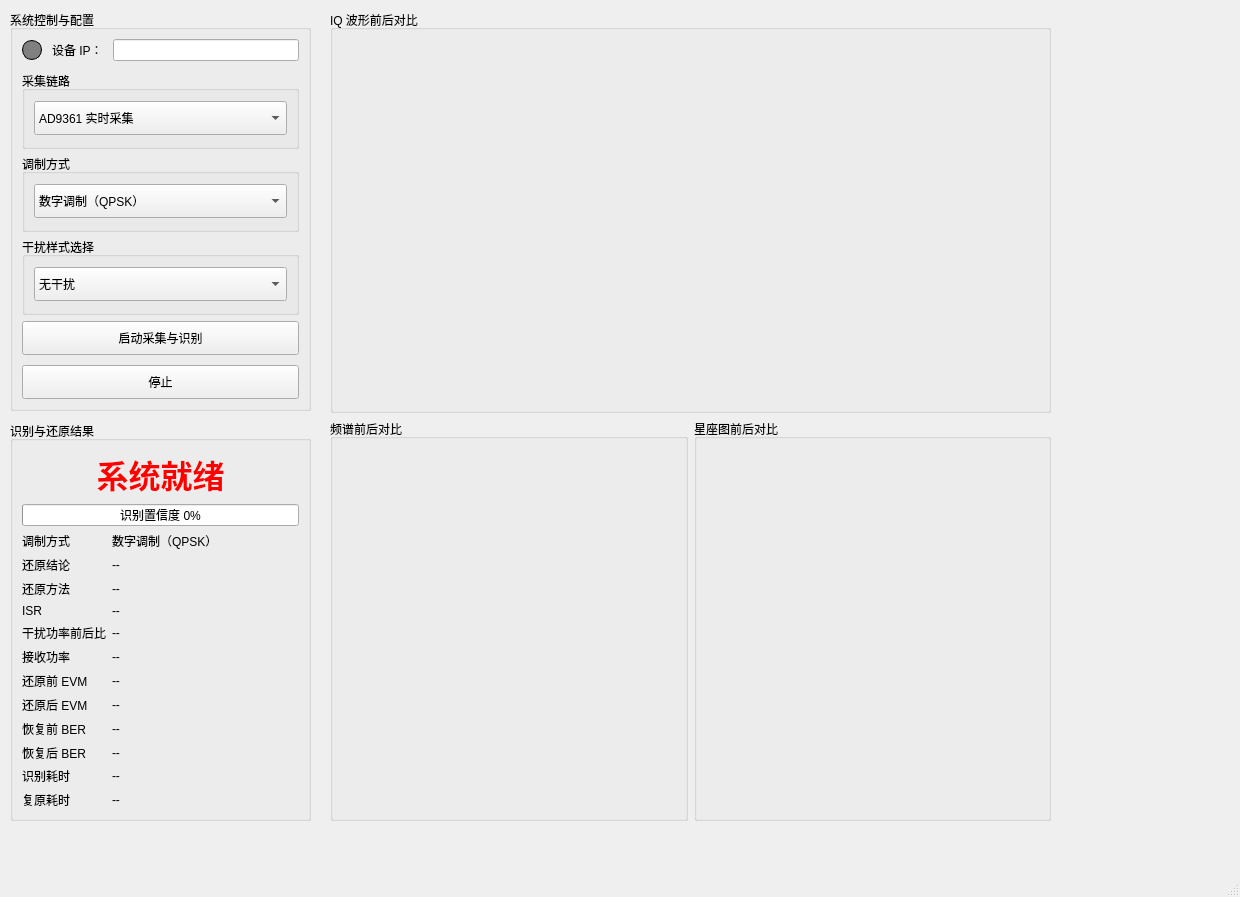
<?xml version="1.0" encoding="UTF-8"?>
<ui version="4.0">
 <class>MainWindow</class>
 <widget class="QMainWindow" name="MainWindow">
  <property name="geometry">
   <rect>
    <x>0</x>
    <y>0</y>
    <width>1240</width>
    <height>897</height>
   </rect>
  </property>
  <property name="windowTitle">
   <string>RK3588无线电干扰识别与还原系统</string>
  </property>
  <widget class="QWidget" name="centralwidget">
   <widget class="QWidget" name="layoutWidget">
    <property name="geometry">
     <rect>
      <x>10</x>
      <y>10</y>
      <width>301</width>
      <height>811</height>
     </rect>
    </property>
    <layout class="QVBoxLayout" name="verticalLayout_6">
     <property name="spacing">
      <number>10</number>
     </property>
     <item>
      <widget class="QGroupBox" name="groupBox">
       <property name="title">
        <string>系统控制与配置</string>
       </property>
       <layout class="QVBoxLayout" name="verticalLayout_4">
        <property name="spacing">
         <number>10</number>
        </property>
        <item>
         <layout class="QHBoxLayout" name="horizontalLayout_2">
          <item>
           <widget class="QLabel" name="label_status_light">
            <property name="minimumSize">
             <size>
              <width>20</width>
              <height>20</height>
             </size>
            </property>
            <property name="maximumSize">
             <size>
              <width>20</width>
              <height>20</height>
             </size>
            </property>
            <property name="styleSheet">
             <string notr="true">background-color: gray;
border-radius: 10px;
border: 1px solid black;</string>
            </property>
            <property name="text">
             <string/>
            </property>
           </widget>
          </item>
          <item>
           <widget class="QLabel" name="label_ip">
            <property name="text">
             <string>设备 IP：</string>
            </property>
           </widget>
          </item>
          <item>
           <widget class="QLineEdit" name="lineEdit_ip"/>
          </item>
         </layout>
        </item>
        <item>
         <widget class="QGroupBox" name="groupBox_6">
          <property name="minimumSize">
           <size>
            <width>0</width>
            <height>78</height>
           </size>
          </property>
          <property name="title">
           <string>采集链路</string>
          </property>
          <layout class="QVBoxLayout" name="verticalLayout_5">
           <property name="spacing">
            <number>6</number>
           </property>
           <item>
            <widget class="QComboBox" name="comboBox_2">
             <property name="minimumSize">
              <size>
               <width>0</width>
               <height>34</height>
              </size>
             </property>
             <item>
              <property name="text">
               <string>AD9361 实时采集</string>
              </property>
             </item>
             <item>
              <property name="text">
               <string>预留</string>
              </property>
             </item>
            </widget>
           </item>
          </layout>
         </widget>
        </item>
        <item>
         <widget class="QGroupBox" name="groupBox_modulation">
          <property name="minimumSize">
           <size>
            <width>0</width>
            <height>78</height>
           </size>
          </property>
          <property name="title">
           <string>调制方式</string>
          </property>
          <layout class="QVBoxLayout" name="verticalLayout_modulation">
           <property name="spacing">
            <number>6</number>
           </property>
           <item>
            <widget class="QComboBox" name="comboBox_modulation">
             <property name="minimumSize">
              <size>
               <width>0</width>
               <height>34</height>
              </size>
             </property>
             <item>
              <property name="text">
               <string>数字调制（QPSK）</string>
              </property>
             </item>
             <item>
              <property name="text">
               <string>模拟调制（FM）</string>
              </property>
             </item>
            </widget>
           </item>
          </layout>
         </widget>
        </item>
        <item>
         <widget class="QGroupBox" name="groupBox_2">
          <property name="minimumSize">
           <size>
            <width>0</width>
            <height>78</height>
           </size>
          </property>
          <property name="title">
           <string>干扰样式选择</string>
          </property>
          <layout class="QVBoxLayout" name="verticalLayout_3">
           <property name="spacing">
            <number>6</number>
           </property>
           <item>
            <widget class="QComboBox" name="comboBox">
             <property name="minimumSize">
              <size>
               <width>0</width>
               <height>34</height>
              </size>
             </property>
             <item>
              <property name="text">
               <string>无干扰</string>
              </property>
             </item>
             <item>
              <property name="text">
               <string>单频</string>
              </property>
             </item>
             <item>
              <property name="text">
               <string>窄带</string>
              </property>
             </item>
             <item>
              <property name="text">
               <string>宽带</string>
              </property>
             </item>
             <item>
              <property name="text">
               <string>梳状谱</string>
              </property>
             </item>
             <item>
              <property name="text">
               <string>白噪声</string>
              </property>
             </item>
             <item>
              <property name="text">
               <string>噪声调频</string>
              </property>
             </item>
            </widget>
           </item>
          </layout>
         </widget>
        </item>
        <item>
         <widget class="QPushButton" name="btnStart">
          <property name="minimumSize">
           <size>
            <width>0</width>
            <height>34</height>
           </size>
          </property>
          <property name="text">
           <string>启动采集与识别</string>
          </property>
         </widget>
        </item>
        <item>
         <widget class="QPushButton" name="btnStop">
          <property name="minimumSize">
           <size>
            <width>0</width>
            <height>34</height>
           </size>
          </property>
          <property name="text">
           <string>停止</string>
          </property>
         </widget>
        </item>
       </layout>
      </widget>
     </item>
     <item>
      <widget class="QGroupBox" name="groupBox_7">
       <property name="title">
        <string>识别与还原结果</string>
       </property>
       <layout class="QVBoxLayout" name="verticalLayout">
        <item>
         <widget class="QLabel" name="label_result">
          <property name="enabled">
           <bool>true</bool>
          </property>
          <property name="styleSheet">
           <string notr="true">font-size: 24pt;
font-weight: bold;
color: red;</string>
          </property>
          <property name="text">
           <string>系统就绪</string>
          </property>
          <property name="alignment">
           <set>Qt::AlignmentFlag::AlignCenter</set>
          </property>
         </widget>
        </item>
        <item>
         <widget class="QProgressBar" name="progressBar_conf">
          <property name="value">
           <number>0</number>
          </property>
          <property name="format">
           <string>识别置信度 %p%</string>
          </property>
         </widget>
        </item>
        <item>
         <layout class="QFormLayout" name="formLayout_metrics">
          <item row="0" column="0">
           <widget class="QLabel" name="label_modulation_title">
            <property name="text">
             <string>调制方式</string>
            </property>
           </widget>
          </item>
          <item row="0" column="1">
           <widget class="QLabel" name="label_modulation_value">
            <property name="text">
             <string>数字调制（QPSK）</string>
            </property>
           </widget>
          </item>
          <item row="1" column="0">
           <widget class="QLabel" name="label_restore_status_title">
            <property name="text">
             <string>还原结论</string>
            </property>
           </widget>
          </item>
          <item row="1" column="1">
           <widget class="QLabel" name="label_restore_status">
            <property name="text">
             <string>--</string>
            </property>
           </widget>
          </item>
          <item row="2" column="0">
           <widget class="QLabel" name="label_restore_method_title">
            <property name="text">
             <string>还原方法</string>
            </property>
           </widget>
          </item>
          <item row="2" column="1">
           <widget class="QLabel" name="label_restore_method">
            <property name="text">
             <string>--</string>
            </property>
           </widget>
          </item>
          <item row="3" column="0">
           <widget class="QLabel" name="label_metric_isr_title">
            <property name="text">
             <string>ISR</string>
            </property>
           </widget>
          </item>
          <item row="3" column="1">
           <widget class="QLabel" name="label_metric_isr">
            <property name="text">
             <string>--</string>
            </property>
           </widget>
          </item>
          <item row="4" column="0">
           <widget class="QLabel" name="label_metric_power_ratio_title">
            <property name="text">
             <string>干扰功率前后比</string>
            </property>
           </widget>
          </item>
          <item row="4" column="1">
           <widget class="QLabel" name="label_metric_power_ratio">
            <property name="text">
             <string>--</string>
            </property>
           </widget>
          </item>
          <item row="5" column="0">
           <widget class="QLabel" name="label_metric_power_dbm_title">
            <property name="text">
             <string>接收功率</string>
            </property>
           </widget>
          </item>
          <item row="5" column="1">
           <widget class="QLabel" name="label_metric_power_dbm">
            <property name="text">
             <string>--</string>
            </property>
           </widget>
          </item>
          <item row="6" column="0">
           <widget class="QLabel" name="label_metric_evm_before_title">
            <property name="text">
             <string>还原前 EVM</string>
            </property>
           </widget>
          </item>
          <item row="6" column="1">
           <widget class="QLabel" name="label_metric_evm_before">
            <property name="text">
             <string>--</string>
            </property>
           </widget>
          </item>
          <item row="7" column="0">
           <widget class="QLabel" name="label_metric_evm_after_title">
            <property name="text">
             <string>还原后 EVM</string>
            </property>
           </widget>
          </item>
          <item row="7" column="1">
           <widget class="QLabel" name="label_metric_evm_after">
            <property name="text">
             <string>--</string>
            </property>
           </widget>
          </item>
          <item row="8" column="0">
           <widget class="QLabel" name="label_extra_metric1_title">
            <property name="text">
             <string>恢复前 BER</string>
            </property>
           </widget>
          </item>
          <item row="8" column="1">
           <widget class="QLabel" name="label_extra_metric1_value">
            <property name="text">
             <string>--</string>
            </property>
           </widget>
          </item>
          <item row="9" column="0">
           <widget class="QLabel" name="label_extra_metric2_title">
            <property name="text">
             <string>恢复后 BER</string>
            </property>
           </widget>
          </item>
          <item row="9" column="1">
           <widget class="QLabel" name="label_extra_metric2_value">
            <property name="text">
             <string>--</string>
            </property>
           </widget>
          </item>
          <item row="10" column="0">
           <widget class="QLabel" name="label_recognition_time_title">
            <property name="text">
             <string>识别耗时</string>
            </property>
           </widget>
          </item>
          <item row="10" column="1">
           <widget class="QLabel" name="label_recognition_time_value">
            <property name="text">
             <string>--</string>
            </property>
           </widget>
          </item>
          <item row="11" column="0">
           <widget class="QLabel" name="label_restoration_time_title">
            <property name="text">
             <string>复原耗时</string>
            </property>
           </widget>
          </item>
          <item row="11" column="1">
           <widget class="QLabel" name="label_restoration_time_value">
            <property name="text">
             <string>--</string>
            </property>
           </widget>
          </item>
         </layout>
        </item>
       </layout>
      </widget>
     </item>
    </layout>
   </widget>
   <widget class="QWidget" name="layoutWidget">
    <property name="geometry">
     <rect>
      <x>330</x>
      <y>10</y>
      <width>721</width>
      <height>811</height>
     </rect>
    </property>
    <layout class="QVBoxLayout" name="verticalLayout_2">
     <item>
      <widget class="QGroupBox" name="groupBox_3">
       <property name="title">
        <string>IQ 波形前后对比</string>
       </property>
       <layout class="QHBoxLayout" name="horizontalLayout">
        <item>
         <widget class="QCustomPlot" name="widget_iq" native="true"/>
        </item>
       </layout>
      </widget>
     </item>
     <item>
      <layout class="QHBoxLayout" name="horizontalLayout_5">
       <item>
        <widget class="QGroupBox" name="groupBox_4">
         <property name="title">
          <string>频谱前后对比</string>
         </property>
         <layout class="QHBoxLayout" name="horizontalLayout_4">
          <item>
           <widget class="QCustomPlot" name="widget_spec" native="true"/>
          </item>
         </layout>
        </widget>
       </item>
       <item>
        <widget class="QGroupBox" name="groupBox_5">
         <property name="title">
          <string>星座图前后对比</string>
         </property>
         <layout class="QHBoxLayout" name="horizontalLayout_3">
          <item>
           <widget class="QCustomPlot" name="widget_const" native="true">
            <property name="minimumSize">
             <size>
              <width>260</width>
              <height>260</height>
             </size>
            </property>
           </widget>
          </item>
         </layout>
        </widget>
       </item>
      </layout>
     </item>
    </layout>
   </widget>
  </widget>
  <widget class="QMenuBar" name="menubar">
   <property name="geometry">
    <rect>
     <x>0</x>
     <y>0</y>
     <width>1240</width>
     <height>24</height>
    </rect>
   </property>
  </widget>
  <widget class="QStatusBar" name="statusbar"/>
 </widget>
 <customwidgets>
  <customwidget>
   <class>QCustomPlot</class>
   <extends>QWidget</extends>
   <header>qcustomplot.h</header>
   <container>1</container>
  </customwidget>
 </customwidgets>
 <resources/>
 <connections/>
</ui>
